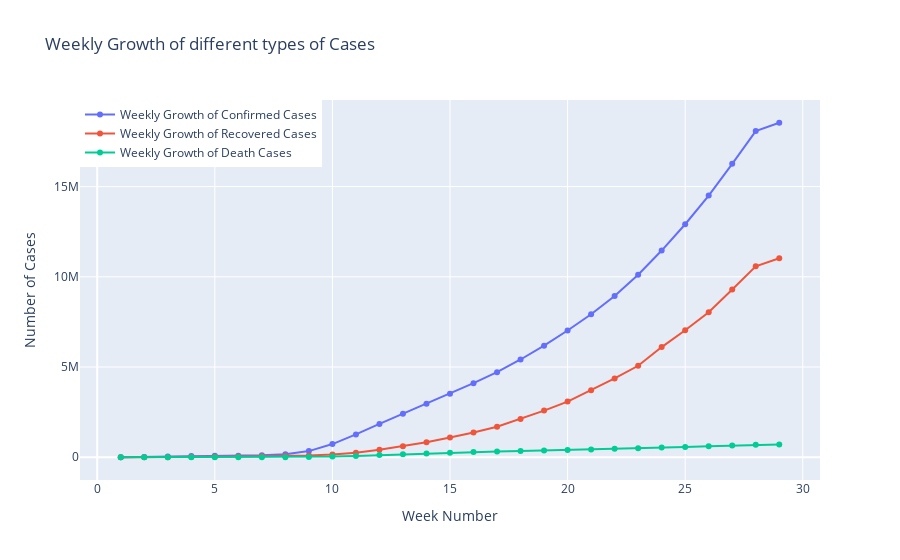

Notebook code for this chart:
### Markdown cell above
<br>Tại đây ta thấy có mối liên quan của dữ liệu: Số ca thực bị nhiễm (active cases) = số ca dương tính (comfirmed cases) - số ca hồi phục (recovered cases) - số ca chết (death cases)

<br>Số ca thực bị nhiễm mỗi ngày có xu hương tăng cho thấy số người hồi phục và số người chết giảm so với số ca xác nhận dương tính

### Code cell
day_wise["WeekOfYear"]=day_wise['Date'].dt.week

week_num=[]
weekwise_confirmed=[]
weekwise_recovered=[]
weekwise_deaths=[]
w=1
for i in list(day_wise["WeekOfYear"].unique()):
    weekwise_confirmed.append(day_wise[day_wise["WeekOfYear"]==i]["Confirmed"].iloc[-1])
    weekwise_recovered.append(day_wise[day_wise["WeekOfYear"]==i]["Recovered"].iloc[-1])
    weekwise_deaths.append(day_wise[day_wise["WeekOfYear"]==i]["Deaths"].iloc[-1])
    week_num.append(w)
    w=w+1

fig=go.Figure()
fig.add_trace(go.Scatter(x=week_num, y=weekwise_confirmed,
                    mode='lines+markers',
                    name='Weekly Growth of Confirmed Cases'))
fig.add_trace(go.Scatter(x=week_num, y=weekwise_recovered,
                    mode='lines+markers',
                    name='Weekly Growth of Recovered Cases'))
fig.add_trace(go.Scatter(x=week_num, y=weekwise_deaths,
                    mode='lines+markers',
                    name='Weekly Growth of Death Cases'))
fig.update_layout(title="Weekly Growth of different types of Cases",
                 xaxis_title="Week Number",yaxis_title="Number of Cases",legend=dict(x=0,y=1,traceorder="normal"))
fig.show()

### Figure 1 — Plotly figure (JSON) as saved in the notebook; plotly's stock layout.template omitted (floating-point values rounded to 4 significant figures)
{"data": [{"mode": "lines+markers", "name": "Weekly Growth of Confirmed Cases", "type": "scatter", "x": [1, 2, 3, 4, 5, 6, 7, 8, 9, 10, 11, 12, 13, 14, 15, 16, 17, 18, 19, 20, 21, 22, 23, 24, 25, 26, 27, 28, 29], "y": [2118, 16787, 40095, 70879, 78290, 87690, 109266, 168265, 341616, 730297, 1264299, 1845653, 2404868, 2964114, 3515216, 4104027, 4716017, 5417579, 6185536, 7026977, 7924156, 8934462, 10117648, 11454847, 12914420, 14506845, 16260470, 18078976, 18539372]}, {"mode": "lines+markers", "name": "Weekly Growth of Recovered Cases", "type": "scatter", "x": [1, 2, 3, 4, 5, 6, 7, 8, 9, 10, 11, 12, 13, 14, 15, 16, 17, 18, 19, 20, 21, 22, 23, 24, 25, 26, 27, 28, 29], "y": [52, 459, 3057, 10319, 22304, 41208, 59092, 74139, 95990, 146261, 254477, 411864, 608548, 825968, 1097532, 1370108, 1688721, 2117555, 2585601, 3084731, 3714006, 4366940, 5070939, 6105546, 7041134, 8032235, 9298955, 10584165, 11027350]}, {"mode": "lines+markers", "name": "Weekly Growth of Death Cases", "type": "scatter", "x": [1, 2, 3, 4, 5, 6, 7, 8, 9, 10, 11, 12, 13, 14, 15, 16, 17, 18, 19, 20, 21, 22, 23, 24, 25, 26, 27, 28, 29], "y": [56, 362, 906, 1770, 2467, 2990, 3797, 6464, 14831, 35470, 73181, 120351, 168522, 210861, 248659, 284135, 316366, 346525, 373606, 403617, 434124, 469187, 502368, 534150, 568992, 606159, 648904, 689346, 700631]}], "layout": {"autosize": true, "legend": {"traceorder": "normal", "x": 0, "y": 1}, "title": {"text": "Weekly Growth of different types of Cases"}, "xaxis": {"autorange": true, "range": [-0.681, 30.68], "title": {"text": "Week Number"}, "type": "linear"}, "yaxis": {"autorange": true, "range": [-1358000.0, 19900000.0], "title": {"text": "Number of Cases"}, "type": "linear"}}}
